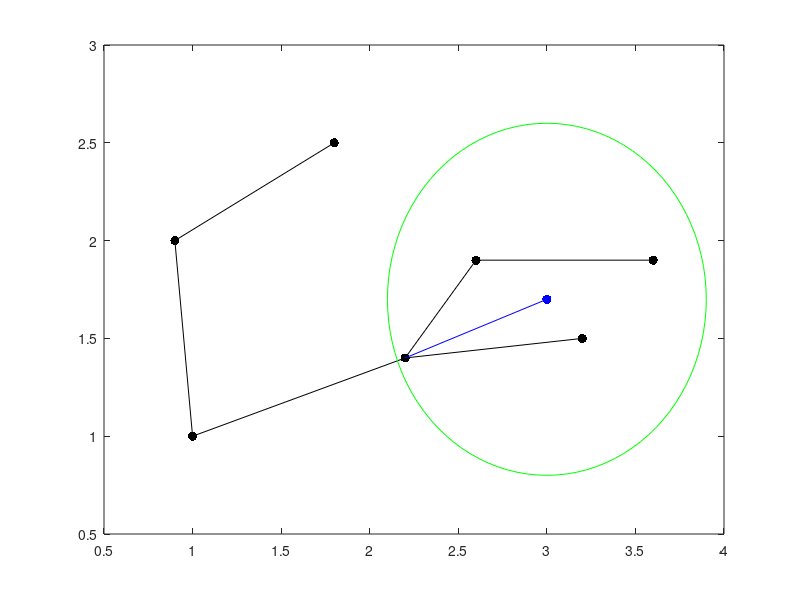

This figure's MATLAB source:
mrksz = 20;
p0 = [1,1];
p1=[0.9, 2];
p2=[2, 2.5];

p3 = [2.2, 1.4];
p4 = p3+[0.4, 0.5];
p5 = p4+[1,0];
p6 = p3+[1,0.1];
plot([1,0.9], [1, 2],'.-k', 'markersize',mrksz);
hold on
plot([0.9, 1.8], [2,2.5],'.-k', 'markersize',mrksz);

plot([1, 2.2],[1,1.4],'.-k','markersize',mrksz);
plot([2.2, p4(1)],[1.4, p4(2)],'.-k', 'markersize',mrksz);
plot([p4(1), p5(1)],[p4(2), p5(2)],'.-k', 'markersize',mrksz);
plot([p3(1), p6(1)],[p3(2), p6(2)],'.-k', 'markersize',mrksz);

%Add for frame 2
%%
p_new = [3,1.7];
plot(p_new(1), p_new(2),'.b','markersize',mrksz)
%%
% Frame 3
plot([p3(1), p_new(1)], [p3(2), p_new(2)], 'b');
%%
% Frame 4
theta = 0:pi/50:2*pi;
d = 0.9;
x = d*cos(theta)+p_new(1);
y = d*sin(theta)+p_new(2);
plot(x,y,'g');

